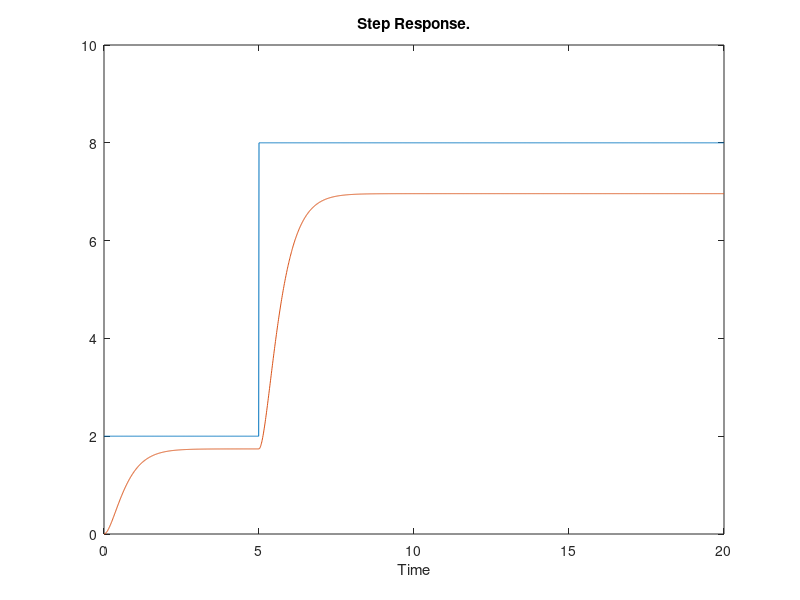
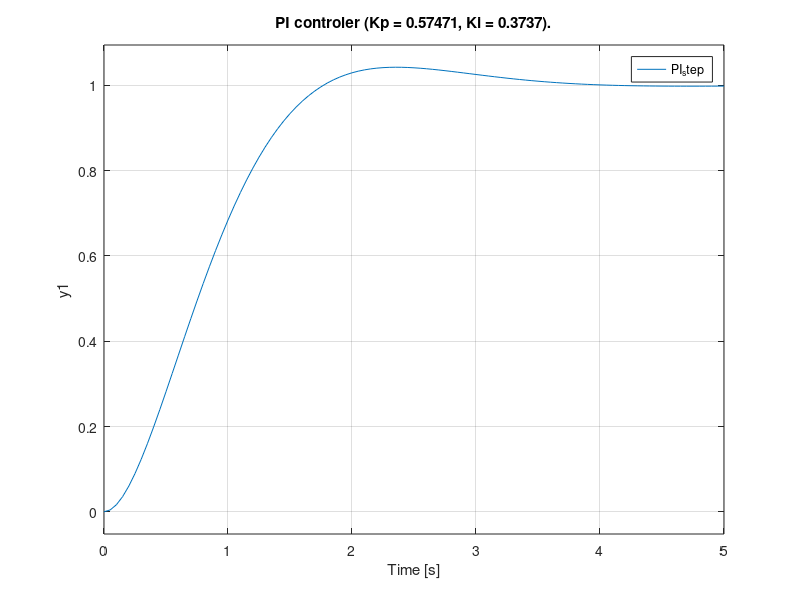
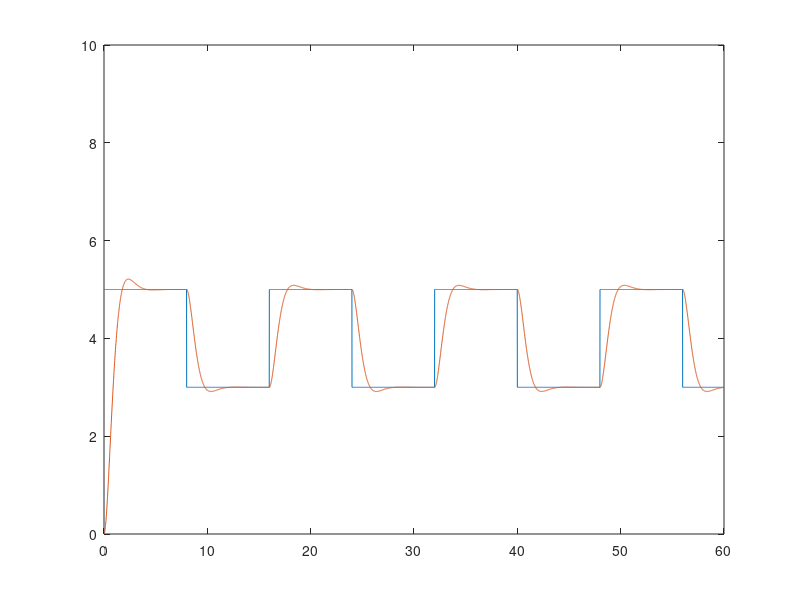

Here is the MATLAB script that generated these plots, in order:
%D6 generator

clear all
close all
clc
Ks = 0.87;
Te = 0.1;  %tu
Tb = 1.12;  %tg

T1 = 0.37*Tb;
T2 = 3.33*Te;

sys  = Ks * tf(1, [T1 1]) * tf(1, [T2 1])

% Step response

figure('Name','Transfer function')
% [y,t] = step(sys);
t=0:0.01:20;
for k=1:length(t)
    if(t(k)<5)
        y(k) = 2;
    else
        y(k) = 8;
    end
end
plot(t, y);
hold on
st = lsim(sys,y,t);
plot(t, st);
title('Step Response.');
xlabel('Time'); 
axis([0 20 0 10])
hold off

        % PI contoller with Tsum method
%///Parameters
disp('pi')
Kp = 0.5/Ks;
Ti = 0.5*(T1+T2);
%\\\
figure('Name','PI controller')
PID_controller = pidstd(Kp, Ti);
m = feedback(PID_controller*sys,1);
step(m)
title(['PI controler (Kp = ' num2str(Kp) ', Ki = ' num2str(Ti)  ').']);
legend('PI_step')


% Step response for rpm control with Tsum method
f = 1/16;
t1=0:0.01:60;
pulse = 2*square(2*pi*f*t1)/2 + 4;
figure
plot(t1, pulse)
axis([0 60 0 10])
hold on
resp = lsim(m,pulse,t1);
plot(t1, resp) 
e = resp - (pulse.');

% Errors
iea = trapz(t1,abs(e));          % IAE trapz=numerical integration 
ise = trapz(t1,e.^2);            % ISE 
itae = trapz(t1, t1'.*abs(e));     % ITAE
itse = trapz(t1,t1'.*(e.^2));      % ITSE

